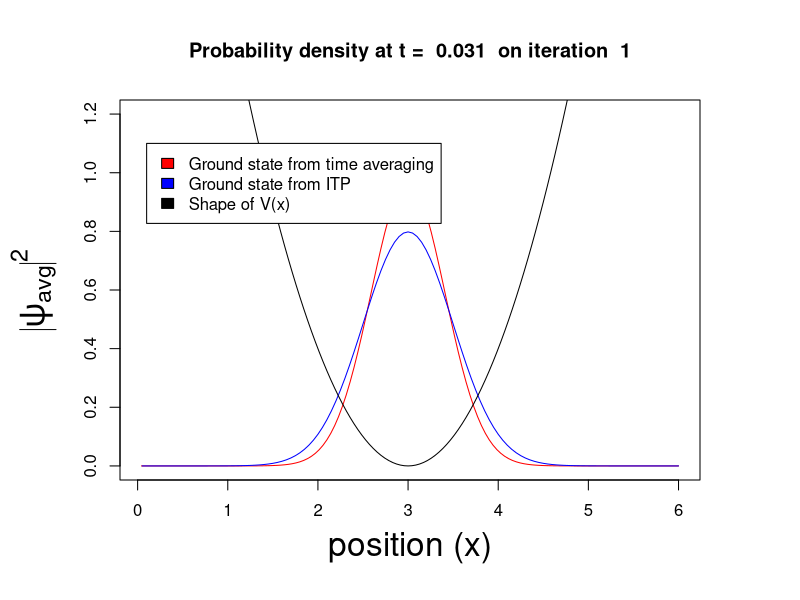
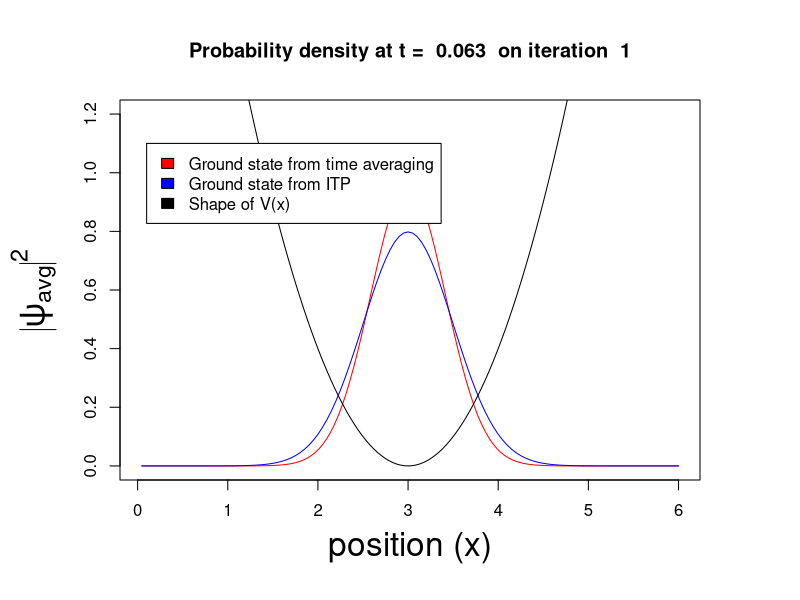
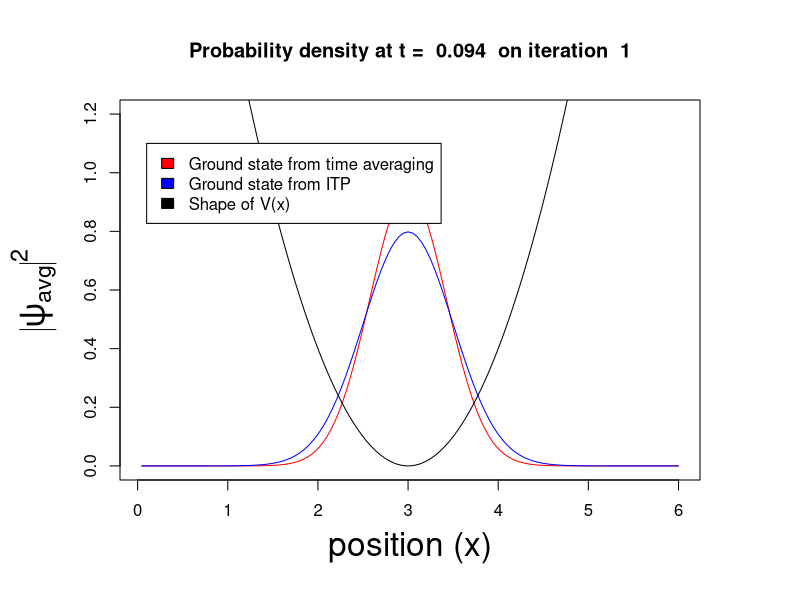
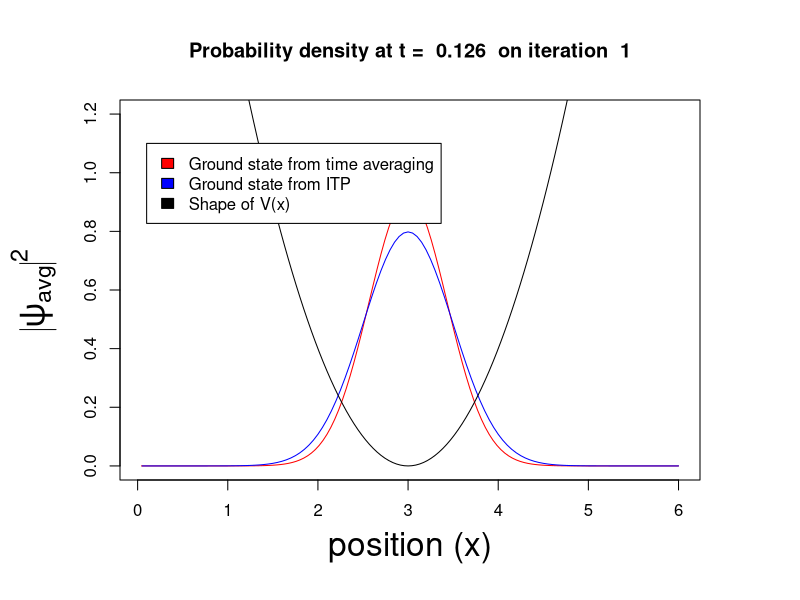
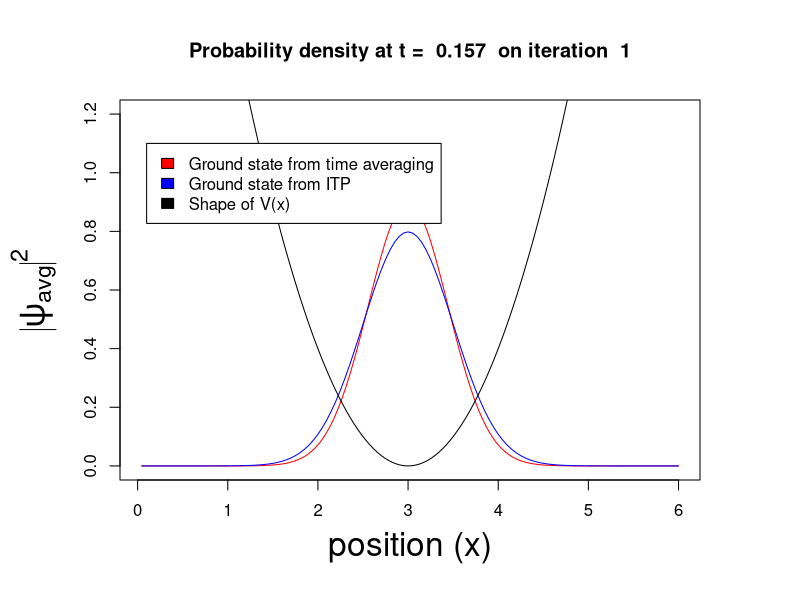
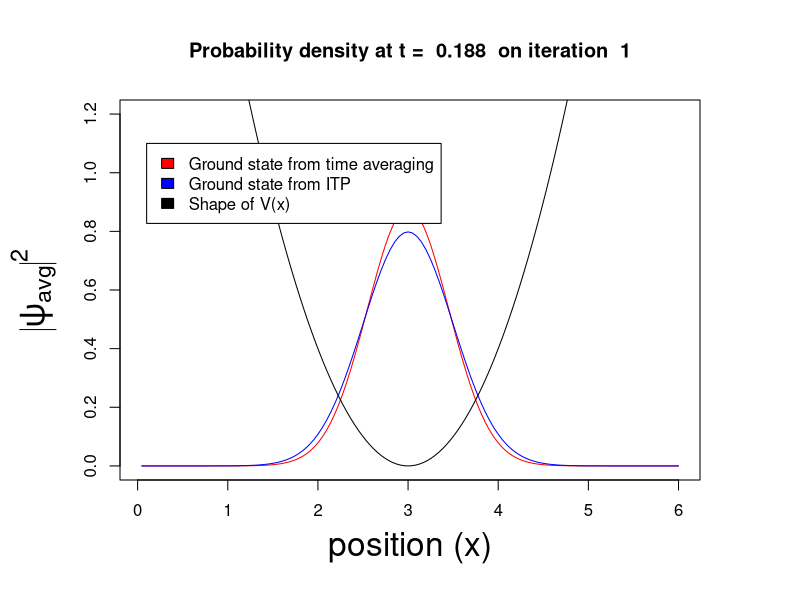
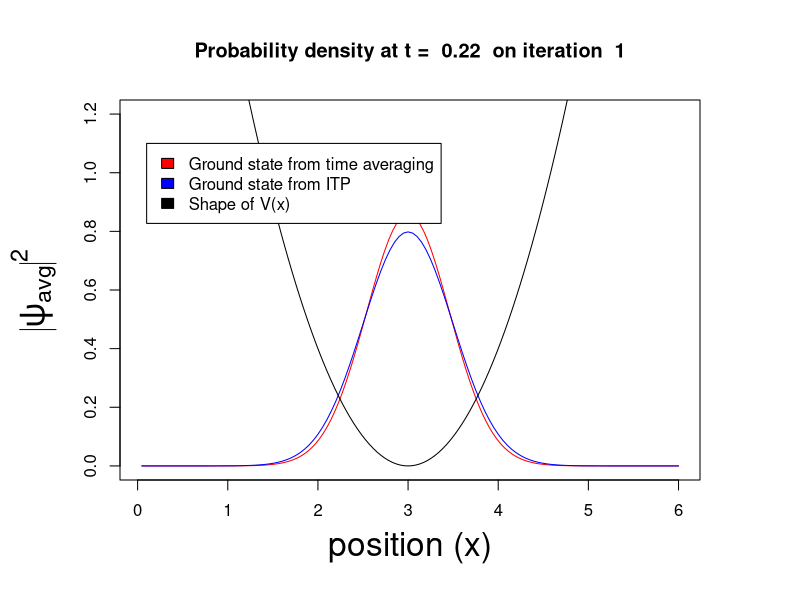
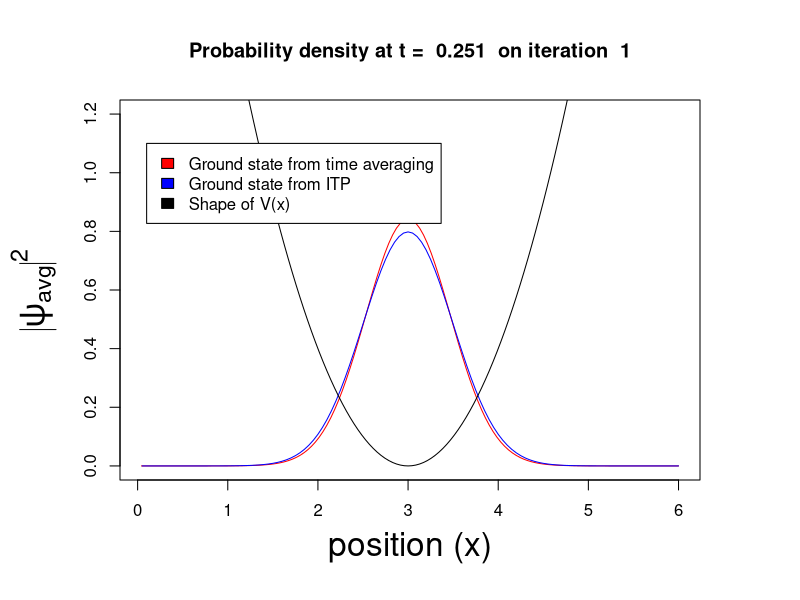

Here is the R script that generated these plots, in order: (Note: this script raises an error after producing the figures.)
# This program calculates the ground state wave function of a harmonic 1D oscillator with an unusual method
# based on propagating an initial state along the real time axis, and finding the average wave function during
# a given time interval. This is repeated for several iterative steps where the final result of previous iteration
# is set to be the initial state in a new one. The result is then compared to the result obtained in a more usual
# way, propagating along the negative imaginary time axis.
#
# Teemu Isojärvi 9/16/2023


library(graphics)        							 #load the graphics library needed for plotting

# In this first part of the calculation, time evolution is computed along the imaginary time axis

lx <- 6.0              						       	         #length of the computational domain
lt <- 3.0		        						 #length of the simulation time interval
nx <- 120		  							 #number of discrete lattice points
nt <- 500 		  							 #number of timesteps
dx <- lx/nx		 							 #length of one discrete lattice cell
dt <- -1i*lt/nt 	       						      	 #length of timestep, set negative imaginary

V = c(1:nx)									 #potential energies at discrete points

for(j in c(1:nx)) {
V[j] = as.complex(2*(j*dx-3)*(j*dx-3))			
}

kappa1 = (1i)*dt/(2*dx*dx)							 #an element needed for the matrices	        			        
kappa2 <- c(1:nx)								 #another element

for(j in c(1:nx)) {
kappa2[j] <- as.complex(kappa1*2*dx*dx*V[j])
}

psi_ground = as.complex(c(1:nx))                                                        #array for the wave function values

for(j in c(1:nx)) {
psi_ground[j] = as.complex(exp(-1.5*(j*dx-3)*(j*dx-3)))					 #Gaussian initial wavefunction
}
	
xaxis1 <- c(1:nx)*dx								 #the x values corresponding to the discrete lattice points

A = matrix(nrow=nx,ncol=nx)								 #matrix for forward time evolution
B = matrix(nrow=nx,ncol=nx)								 #matrix for backward time evolution

for(j in c(1:nx)) {
for(k in c(1:nx)) {
A[j,k]=0
B[j,k]=0
if(j==k) { 
A[j,k] = 1 + 2*kappa1 + kappa2[j]						 #diagonal elements
B[j,k] = 1 - 2*kappa1 - kappa2[j]
}
if((j==k+1) || (j==k-1)) {
A[j,k] = -kappa1									 #off-diagonal elements
B[j,k] = kappa1
}
}
}

for (k in c(1:nt)) {                     					 #main time stepping loop

sol <- solve(A,B%*%psi_ground)								 #solve the system of equations

for (l in c(1:nx)) { 
psi_ground[l] <- sol[l] 
}
                                   			         
}

nrm <- 0

for(j in c(1:nx)) {
nrm <- nrm + abs(psi_ground[j])*abs(psi_ground[j])*dx
}

for(j in c(1:nx)) psi_ground[j] <- psi_ground[j]/sqrt(nrm)


# In this next part of calculation, the time interval and discretization parameters can be slightly different,
# and time evolution is taken along real time axis. After several iterations and time averaging of the wave function,
# the result is compared to that of the imaginary time version

              						       	         	 #length of the computational domain
lt <- 3.141592*1.5		        				         #length of the simulation time interval
nx <- 140		  							 #number of discrete lattice points
nt <- 150		  							 #number of timesteps
dx <- lx/nx		 							 #length of one discrete lattice cell
dt <- lt/nt 	       						      	         #length of timestep
nr <- 4                                                                          #number of iterations

xaxis2 <- c(1:nx)*dx

V = c(1:nx)									 #potential energies at discrete points

for(j in c(1:nx)) {
V[j] = as.complex(2*(j*dx-3)*(j*dx-3))			
}

kappa1 = (1i)*dt/(2*dx*dx)							 #an element needed for the matrices	        			        
kappa2 <- c(1:nx)								 #another element

for(j in c(1:nx)) {
kappa2[j] <- as.complex(kappa1*2*dx*dx*V[j])
}

psi = as.complex(c(1:nx))                                                        #array for the wave function values
psi_avg = as.complex(c(1:nx))                                                    #array for mean wave function values
psi_rec = matrix(nrow=nt,ncol=nx)                                                #matrix for wave function evolution

psi_avg_nrm = as.complex(c(1:nx))

for(j in c(1:nx)) {
psi[j] = as.complex(exp(-1.5*(j*dx-3)*(j*dx-3)))					 #Gaussian initial wavefunction
}

nrm <- 0

A = matrix(nrow=nx,ncol=nx)								 #matrix for forward time evolution
B = matrix(nrow=nx,ncol=nx)								 #matrix for backward time evolution

for(j in c(1:nx)) {
for(k in c(1:nx)) {
A[j,k]=0
B[j,k]=0
if(j==k) { 
A[j,k] = 1 + 2*kappa1 + kappa2[j]						 #diagonal elements
B[j,k] = 1 - 2*kappa1 - kappa2[j]
}
if((j==k+1) || (j==k-1)) {
A[j,k] = -kappa1									 #off-diagonal elements
B[j,k] = kappa1
}
}
}

for (r in c(1:nr)) {

for (j in c(1:nt)) {
for (l in c(1:nx)) {
psi_rec[j,l] <- 0
}
}

for (k in c(1:nt)) {                     					 #main time stepping loop

sol <- solve(A,B%*%psi)								 #solve the system of equations

for (l in c(1:nx)) { 
psi[l] <- sol[l] 
psi_rec[k,l] <- sol[l]					#The wave function values are recorded throughout the simulation
}

for (p in c(1:nx)) psi_avg[p] <- 0

for (q in c(1:k)) {
for (p in c(1:nx)) {
psi_avg[p] <- psi_avg[p] + psi_rec[q,p]
}
}

for (p in c(1:nx)) psi_avg[p] <- psi_avg[p]/k		#Calculate the time average wave function from recorded values

nrm <- 0

for(j in c(1:nx)) {
nrm <- nrm + abs(psi_avg[j])*abs(psi_avg[j])*dx
}

for (p in c(1:nx)) psi_avg[p] <- psi_avg[p]/sqrt(nrm)

# The time averaged WF is plotted on every timestep of each iteration, and compared in the same image to the imaginary time
# result and the shape of the potential energy function V(x)

jpeg(file = paste("iter_",r,"_plot_",k,".jpg",sep=""),width = 2.00, height = 2.00, units = "in", res = 300, pointsize = 3)
par(mar = c(6, 6, 5, 5))
plot(xaxis2,abs(psi_avg)*abs(psi_avg),xlab="position (x)", ylab=expression(abs(psi[avg])^2),type='l',col='red',ylim=c(0,1.2),cex.lab=2)
lines(xaxis1,abs(psi_ground)*abs(psi_ground),type='l',col='blue',ylim=c(0,1.2))
lines(xaxis2,0.2*V,col='black',ylim=c(0:1.2))
legend(0.1, 1.1, legend=c("Ground state from time averaging", "Ground state from ITP", "Shape of V(x)"), fill =c("red","blue","black"))
title(paste("Probability density at t = ",round(k*dt,digits=3)," on iteration ",r))
dev.off()

}

for (p in c(1:nx)) psi[p] <- psi_avg[p]

}
